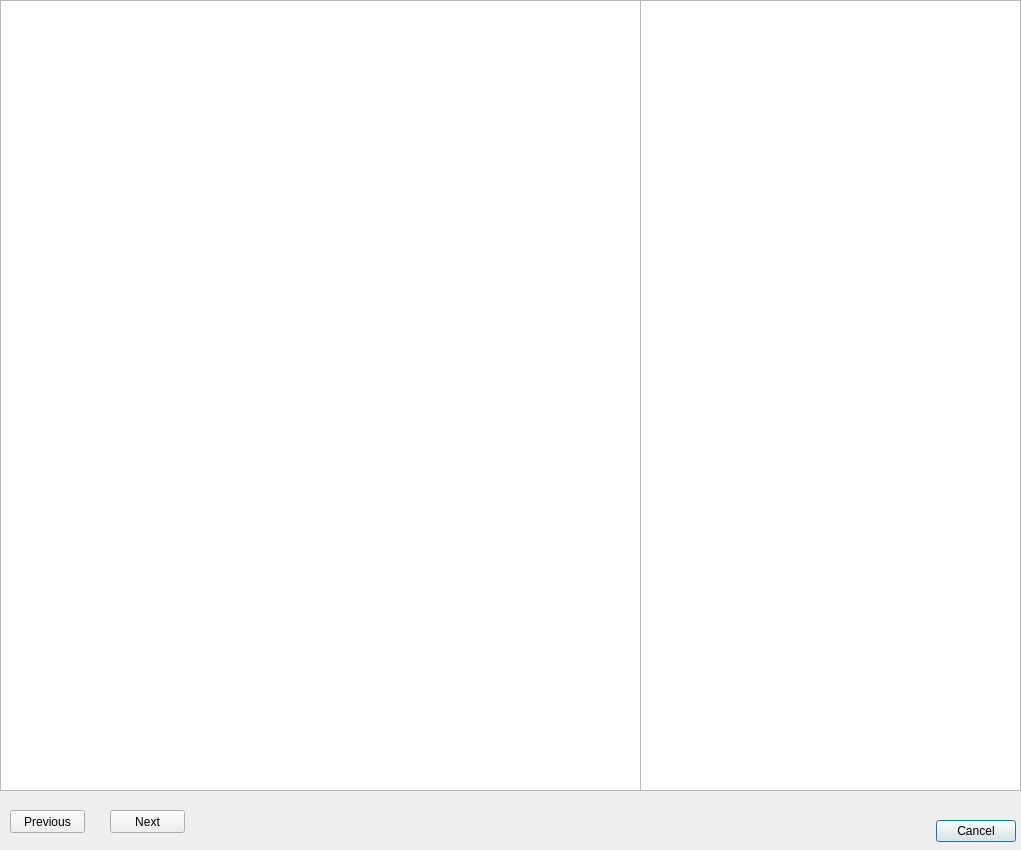
<?xml version="1.0" encoding="UTF-8"?>
<ui version="4.0">
 <class>Dialog</class>
 <widget class="QDialog" name="Dialog">
  <property name="enabled">
   <bool>true</bool>
  </property>
  <property name="geometry">
   <rect>
    <x>0</x>
    <y>0</y>
    <width>1021</width>
    <height>850</height>
   </rect>
  </property>
  <property name="windowTitle">
   <string>Dialog</string>
  </property>
  <widget class="QWidget" name="verticalLayoutWidget">
   <property name="geometry">
    <rect>
     <x>0</x>
     <y>0</y>
     <width>641</width>
     <height>791</height>
    </rect>
   </property>
   <layout class="QVBoxLayout" name="verticalLayout">
    <property name="leftMargin">
     <number>0</number>
    </property>
    <item>
     <widget class="QGraphicsView" name="graphicsView"/>
    </item>
   </layout>
  </widget>
  <widget class="QWidget" name="verticalLayoutWidget_2">
   <property name="geometry">
    <rect>
     <x>640</x>
     <y>0</y>
     <width>381</width>
     <height>791</height>
    </rect>
   </property>
   <layout class="QVBoxLayout" name="verticalLayout_2">
    <item>
     <widget class="QListWidget" name="listWidget"/>
    </item>
   </layout>
  </widget>
  <widget class="QDialogButtonBox" name="btnCancel">
   <property name="geometry">
    <rect>
     <x>935</x>
     <y>820</y>
     <width>81</width>
     <height>23</height>
    </rect>
   </property>
   <property name="standardButtons">
    <set>QDialogButtonBox::Cancel</set>
   </property>
   <property name="centerButtons">
    <bool>false</bool>
   </property>
  </widget>
  <widget class="QPushButton" name="btnPrev">
   <property name="geometry">
    <rect>
     <x>10</x>
     <y>810</y>
     <width>75</width>
     <height>23</height>
    </rect>
   </property>
   <property name="text">
    <string>Previous</string>
   </property>
  </widget>
  <widget class="QPushButton" name="btnNext">
   <property name="geometry">
    <rect>
     <x>110</x>
     <y>810</y>
     <width>75</width>
     <height>23</height>
    </rect>
   </property>
   <property name="text">
    <string>Next</string>
   </property>
  </widget>
 </widget>
 <resources/>
 <connections/>
</ui>
